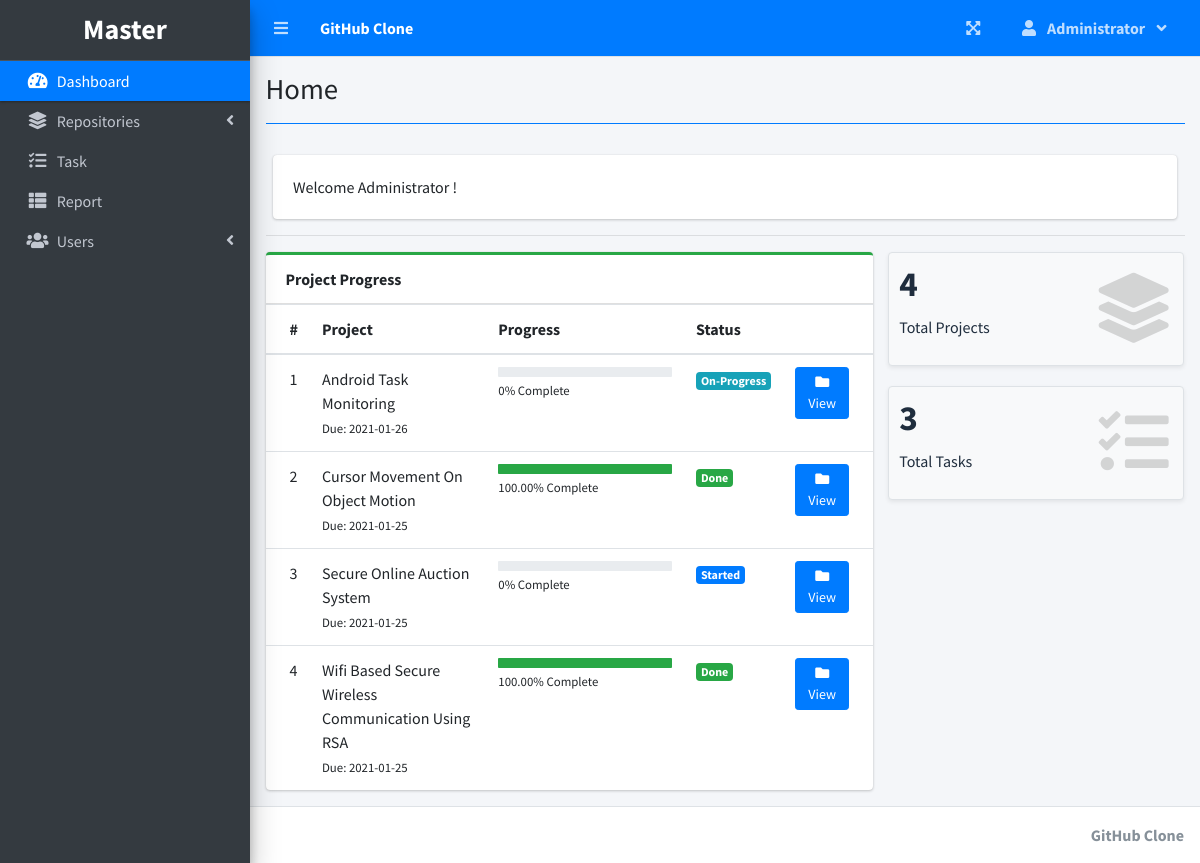
The page / (signed in) on the database its author committed.
### tables this page shows
CREATE TABLE `project_list` (
  `id` int(30) NOT NULL,
  `name` varchar(200) NOT NULL,
  `description` text NOT NULL,
  `avatar` varchar(100) NOT NULL,
  `status` tinyint(2) NOT NULL,
  `start_date` date NOT NULL,
  `end_date` date NOT NULL,
  `manager_id` int(30) NOT NULL,
  `user_ids` text NOT NULL,
  `date_created` datetime NOT NULL DEFAULT current_timestamp()
);

### home.php (the view, shortened to what this page needs)
<?php include('db_connect.php') ?>
 <div class="col-12">
          <div class="card">
            <div class="card-body">
              Welcome <?php echo $_SESSION['login_name'] ?>!
            </div>
          </div>
  </div>
  <hr>
  <?php
     $where2 = "";
    ?>
      <div class="row">
        <div class="col-md-8">
        <div class="card card-outline card-success">
          <div class="card-header">
            <b>Project Progress</b>
          </div>
          <div class="card-body p-0">
            <div class="table-responsive">
              <table class="table m-0 table-hover">
                <colgroup>
                  <col width="5%">
                  <col width="30%">
                  <col width="35%">
                  <col width="15%">
                  <col width="15%">
                </colgroup>
                <thead>
                  <th>#</th>
                  <th>Project</th>
                  <th>Progress</th>
                  <th>Status</th>
                  <th></th>
                </thead>
                <tbody>
                <?php
                $i = 1;
                $stat = array("Pending","Started","On-Progress","On-Hold","Over Due","Done");
                $where = "";
                $qry = $conn->query("SELECT * FROM project_list $where order by name asc");
                while($row= $qry->fetch_assoc()):
                $tprog = $conn->query("SELECT * FROM task_list where project_id = {$row['id']}")->num_rows;
                $cprog = $conn->query("SELECT * FROM task_list where project_id = {$row['id']} and status = 3")->num_rows;
                $prog = $tprog > 0 ? ($cprog/$tprog) * 100 : 0;
                $prog = $prog > 0 ?  number_format($prog,2) : $prog;
                $prod = $conn->query("SELECT * FROM user_productivity where project_id = {$row['id']}")->num_rows;
                if($row['status'] == 0 && strtotime(date('Y-m-d')) >= strtotime($row['start_date'])):
                if($prod  > 0  || $cprog > 0)
                  $row['status'] = 2;
                else
                  $row['status'] = 1;
                elseif($row['status'] == 0 && strtotime(date('Y-m-d')) > strtotime($row['end_date'])):
                $row['status'] = 4;
                endif;
                  ?>
                  <tr>
                      <td>
                         <?php echo $i++ ?>
                      </td>
                      <td>
                          <a>
                              <?php echo ucwords($row['name']) ?>
                          </a>
                          <br>
                          <small>
                              Due: <?php echo date("Y-m-d",strtotime($row['end_date'])) ?>
                          </small>
                      </td>
                      <td class="project_progress">
                          <div class="progress progress-sm">
                              <div class="progress-bar bg-green" role="progressbar" aria-valuenow="57" aria-valuemin="0" aria-valuemax="100" style="width: <?php echo $prog ?>%">
                              </div>
                          </div>
                          <small>
                              <?php echo $prog ?>% Complete
                          </small>
                      </td>
                      <td class="project-state">
                          <?php
                            if($stat[$row['status']] =='Pending'){
                              echo "<span class='badge badge-secondary'>{$stat[$row['status']]}</span>";
                            }elseif($stat[$row['status']] =='Started'){
                              echo "<span class='badge badge-primary'>{$stat[$row['status']]}</span>";
                            }elseif($stat[$row['status']] =='On-Progress'){
                              echo "<span class='badge badge-info'>{$stat[$row['status']]}</span>";
                            }elseif($stat[$row['status']] =='On-Hold'){
                              echo "<span class='badge badge-warning'>{$stat[$row['status']]}</span>";
                            }elseif($stat[$row['status']] =='Over Due'){
                              echo "<span class='badge badge-danger'>{$stat[$row['status']]}</span>";
                            }elseif($stat[$row['status']] =='Done'){
                              echo "<span class='badge badge-success'>{$stat[$row['status']]}</span>";
                            }
                          ?>
                      </td>
                      <td>
                        <a class="btn btn-primary btn-sm" href="./index.php?page=view_project&id=<?php echo $row['id'] ?>">
                              <i class="fas fa-folder">
                              </i>
                              View
                        </a>
                      </td>
                  </tr>
                <?php endwhile; ?>
                </tbody>
              </table>
            </div>
          </div>
        </div>
        </div>
        <div class="col-md-4">
          <div class="row">
          <div class="col-12 col-sm-6 col-md-12">
            <div class="small-box bg-light shadow-sm border">
              <div class="inner">
                <h3><?php echo $conn->query("SELECT * FROM project_list $where")->num_rows; ?></h3>
                <p>Total Projects</p>
              </div>
              <div class="icon">
                <i class="fa fa-layer-group"></i>
              </div>
            </div>
          </div>
           <div class="col-12 col-sm-6 col-md-12">
            <div class="small-box bg-light shadow-sm border">
              <div class="inner">
                <h3><?php echo $conn->query("SELECT t.*,p.name as pname,p.start_date,p.status as pstatus, p.end_date,p.id as pid FROM task_list t inner join project_list p on p.id = t.project_id $where2")->num_rows; ?></h3>
                <p>Total Tasks</p>
              </div>
              <div class="icon">
                <i class="fa fa-tasks"></i>
              </div>
            </div>
          </div>
      </div>
        </div>
      </div>

### rows shown on the page
project_list: name "Android Task Monitoring", end_date "2021-01-26", prog "0", status "On-Progress"
project_list: name "Cursor Movement On Object Motion", end_date "2021-01-25", prog "100.00", status "Done"
project_list: name "Secure Online Auction System", end_date "2021-01-25", prog "0", status "Started"
project_list: name "Wifi Based Secure Wireless Communication Using RSA", end_date "2021-01-25", prog "100.00", status "Done"

### other values the page prints
$_SESSION['system']['name'] "GitHub Clone"
$_SESSION['login_firstname'] "Administrator"
$title "Home"
$_SESSION['login_name'] "Administrator"
$conn->query("SELECT * FROM project_list $where")->num_rows "4"
